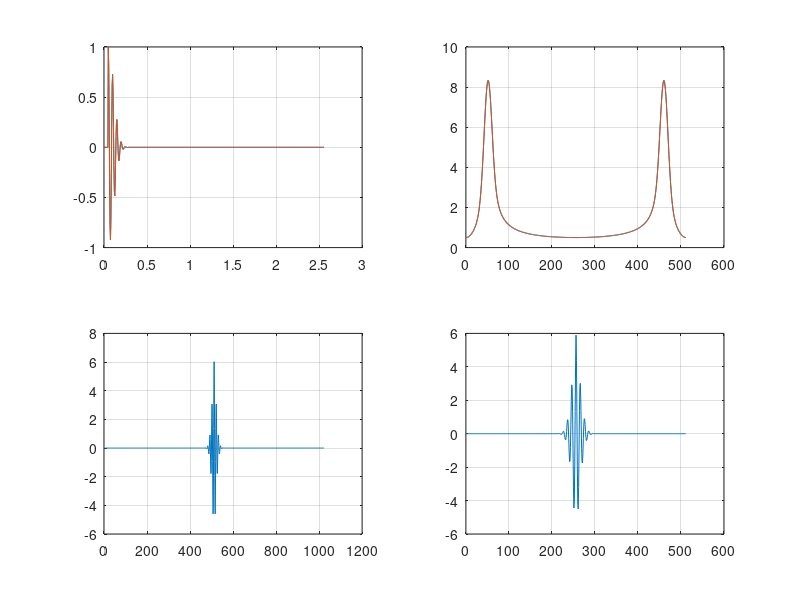

This chart was generated by the following MATLAB code:
#signal generation
clear all
L = 512; #data length
F = 200; #sample frequency Hz
T = 1/F; #sample period
t = (0:L-1)*T;
Xi = gauspuls(t,20,0.3); 
Xi = circshift(Xi', 10);
Yi = gauspuls(t, 20,0.3); 
Yi = circshift(Yi', 10);
Xi = Xi';
Yi = Yi';

#write gaissian pulse datafileID = fopen('exp.txt','w');
fileXi = fopen('Xi.txt','w');
fprintf(fileXi,'%6.2fs\n',Xi);
fclose(fileXi);

fileYi = fopen('Yi.txt','w');
fprintf(fileYi,'%6.2fs\n',Yi);
fclose(fileYi);
subplot(2,2,1)
plot(t, Xi, t, Yi);
grid on

#FFT process 
FL = 512; #frequency domain data length
Xf = fft(Xi, FL);
Yf = fft(Yi, FL);
#f = (0:FL-1)*F/FL;
f = (0:FL-1);

fileXif = fopen('Xi_f.csv','w');
fprintf(fileXif,'%6.2fs\n',Xf);
fclose(fileXif);

fileYif = fopen('Yi_f.csv','w');
fprintf(fileYif,'%6.2fs\n',Yf);
fclose(fileYif);

subplot(2,2,2);
plot(f, abs(Xf), f, abs(Yf));
grid on

#cross correlation process
[c,lags] = xcorr(Xi, Yi);
subplot(2,2,3)
plot(lags + 512, c);
grid on

#multiply FFT vectors
Yf = flip(Yf);
Zf = Xf.*Yf;
Zf = ifft(Xf.*Yf);
Zf = fftshift(Zf);

fileZf = fopen('Zf.csv','w');
fprintf(fileZf,'%6.2fs\n',Zf);
fclose(fileZf);
tz = (0:FL-1);
subplot(2,2,4)
plot(tz, (Zf));
grid on








